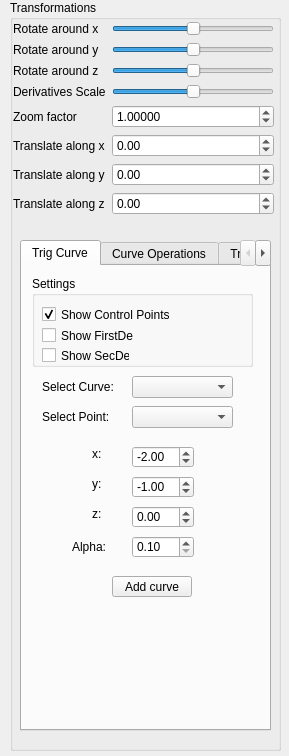
<?xml version="1.0" encoding="UTF-8"?>
<ui version="4.0">
 <class>SideWidget</class>
 <widget class="QWidget" name="SideWidget">
  <property name="geometry">
   <rect>
    <x>0</x>
    <y>0</y>
    <width>289</width>
    <height>756</height>
   </rect>
  </property>
  <property name="sizePolicy">
   <sizepolicy hsizetype="Fixed" vsizetype="Preferred">
    <horstretch>0</horstretch>
    <verstretch>0</verstretch>
   </sizepolicy>
  </property>
  <property name="minimumSize">
   <size>
    <width>269</width>
    <height>0</height>
   </size>
  </property>
  <property name="windowTitle">
   <string>Form</string>
  </property>
  <widget class="QGroupBox" name="groupBox">
   <property name="geometry">
    <rect>
     <x>10</x>
     <y>0</y>
     <width>271</width>
     <height>751</height>
    </rect>
   </property>
   <property name="title">
    <string>Transformations</string>
   </property>
   <widget class="QWidget" name="layoutWidget">
    <property name="geometry">
     <rect>
      <x>3</x>
      <y>21</y>
      <width>261</width>
      <height>212</height>
     </rect>
    </property>
    <layout class="QFormLayout" name="formLayout">
     <item row="0" column="0">
      <widget class="QLabel" name="label">
       <property name="text">
        <string>Rotate around x</string>
       </property>
       <property name="buddy">
        <cstring>rotate_x_slider</cstring>
       </property>
      </widget>
     </item>
     <item row="0" column="1">
      <widget class="QSlider" name="rotate_x_slider">
       <property name="minimum">
        <number>-180</number>
       </property>
       <property name="maximum">
        <number>180</number>
       </property>
       <property name="orientation">
        <enum>Qt::Horizontal</enum>
       </property>
      </widget>
     </item>
     <item row="1" column="0">
      <widget class="QLabel" name="label_2">
       <property name="text">
        <string>Rotate around y</string>
       </property>
       <property name="buddy">
        <cstring>rotate_y_slider</cstring>
       </property>
      </widget>
     </item>
     <item row="1" column="1">
      <widget class="QSlider" name="rotate_y_slider">
       <property name="minimum">
        <number>-180</number>
       </property>
       <property name="maximum">
        <number>180</number>
       </property>
       <property name="orientation">
        <enum>Qt::Horizontal</enum>
       </property>
      </widget>
     </item>
     <item row="2" column="0">
      <widget class="QLabel" name="label_3">
       <property name="text">
        <string>Rotate around z</string>
       </property>
       <property name="buddy">
        <cstring>rotate_z_slider</cstring>
       </property>
      </widget>
     </item>
     <item row="2" column="1">
      <widget class="QSlider" name="rotate_z_slider">
       <property name="minimum">
        <number>-180</number>
       </property>
       <property name="maximum">
        <number>180</number>
       </property>
       <property name="orientation">
        <enum>Qt::Horizontal</enum>
       </property>
      </widget>
     </item>
     <item row="3" column="0">
      <widget class="QLabel" name="label_8">
       <property name="text">
        <string>Derivatives Scale</string>
       </property>
      </widget>
     </item>
     <item row="3" column="1">
      <widget class="QSlider" name="derivatives_scale_slider">
       <property name="maximum">
        <number>200</number>
       </property>
       <property name="singleStep">
        <number>1</number>
       </property>
       <property name="value">
        <number>100</number>
       </property>
       <property name="orientation">
        <enum>Qt::Horizontal</enum>
       </property>
      </widget>
     </item>
     <item row="4" column="0">
      <widget class="QLabel" name="label_4">
       <property name="text">
        <string>Zoom factor</string>
       </property>
       <property name="buddy">
        <cstring>zoom_factor_spin_box</cstring>
       </property>
      </widget>
     </item>
     <item row="4" column="1">
      <widget class="QDoubleSpinBox" name="zoom_factor_spin_box">
       <property name="toolTip">
        <string/>
       </property>
       <property name="decimals">
        <number>5</number>
       </property>
       <property name="minimum">
        <double>0.000100000000000</double>
       </property>
       <property name="maximum">
        <double>10000.000000000000000</double>
       </property>
       <property name="singleStep">
        <double>0.100000000000000</double>
       </property>
       <property name="value">
        <double>1.000000000000000</double>
       </property>
      </widget>
     </item>
     <item row="5" column="0">
      <widget class="QLabel" name="label_5">
       <property name="text">
        <string>Translate along x</string>
       </property>
       <property name="buddy">
        <cstring>trans_x_spin_box</cstring>
       </property>
      </widget>
     </item>
     <item row="5" column="1">
      <widget class="QDoubleSpinBox" name="trans_x_spin_box">
       <property name="minimum">
        <double>-100.000000000000000</double>
       </property>
       <property name="maximum">
        <double>100.000000000000000</double>
       </property>
       <property name="singleStep">
        <double>0.100000000000000</double>
       </property>
      </widget>
     </item>
     <item row="6" column="0">
      <widget class="QLabel" name="label_6">
       <property name="text">
        <string>Translate along y</string>
       </property>
       <property name="buddy">
        <cstring>trans_y_spin_box</cstring>
       </property>
      </widget>
     </item>
     <item row="6" column="1">
      <widget class="QDoubleSpinBox" name="trans_y_spin_box">
       <property name="minimum">
        <double>-100.000000000000000</double>
       </property>
       <property name="maximum">
        <double>100.000000000000000</double>
       </property>
       <property name="singleStep">
        <double>0.100000000000000</double>
       </property>
      </widget>
     </item>
     <item row="7" column="0">
      <widget class="QLabel" name="label_7">
       <property name="text">
        <string>Translate along z</string>
       </property>
       <property name="buddy">
        <cstring>trans_z_spin_box</cstring>
       </property>
      </widget>
     </item>
     <item row="7" column="1">
      <widget class="QDoubleSpinBox" name="trans_z_spin_box">
       <property name="minimum">
        <double>-100.000000000000000</double>
       </property>
       <property name="maximum">
        <double>100.000000000000000</double>
       </property>
       <property name="singleStep">
        <double>0.100000000000000</double>
       </property>
      </widget>
     </item>
    </layout>
   </widget>
   <widget class="QTabWidget" name="tabWidget">
    <property name="geometry">
     <rect>
      <x>10</x>
      <y>240</y>
      <width>251</width>
      <height>491</height>
     </rect>
    </property>
    <property name="currentIndex">
     <number>0</number>
    </property>
    <widget class="QWidget" name="tab_6">
     <attribute name="title">
      <string>Trig Curve</string>
     </attribute>
     <widget class="QComboBox" name="trig_point_cb">
      <property name="geometry">
       <rect>
        <x>110</x>
        <y>140</y>
        <width>101</width>
        <height>22</height>
       </rect>
      </property>
     </widget>
     <widget class="QLabel" name="label_20">
      <property name="geometry">
       <rect>
        <x>20</x>
        <y>140</y>
        <width>71</width>
        <height>21</height>
       </rect>
      </property>
      <property name="text">
       <string>Select Point:</string>
      </property>
     </widget>
     <widget class="QDoubleSpinBox" name="trig_sb_x">
      <property name="geometry">
       <rect>
        <x>110</x>
        <y>180</y>
        <width>62</width>
        <height>22</height>
       </rect>
      </property>
      <property name="minimum">
       <double>-999.000000000000000</double>
      </property>
      <property name="value">
       <double>-2.000000000000000</double>
      </property>
     </widget>
     <widget class="QDoubleSpinBox" name="trig_sb_y">
      <property name="geometry">
       <rect>
        <x>110</x>
        <y>210</y>
        <width>62</width>
        <height>22</height>
       </rect>
      </property>
      <property name="minimum">
       <double>-99999.000000000000000</double>
      </property>
      <property name="value">
       <double>-1.000000000000000</double>
      </property>
     </widget>
     <widget class="QLabel" name="label_21">
      <property name="geometry">
       <rect>
        <x>70</x>
        <y>180</y>
        <width>16</width>
        <height>16</height>
       </rect>
      </property>
      <property name="text">
       <string>x:</string>
      </property>
     </widget>
     <widget class="QLabel" name="label_22">
      <property name="geometry">
       <rect>
        <x>70</x>
        <y>210</y>
        <width>21</width>
        <height>16</height>
       </rect>
      </property>
      <property name="text">
       <string>y:</string>
      </property>
     </widget>
     <widget class="QLabel" name="label_23">
      <property name="geometry">
       <rect>
        <x>70</x>
        <y>240</y>
        <width>21</width>
        <height>16</height>
       </rect>
      </property>
      <property name="text">
       <string>z:</string>
      </property>
     </widget>
     <widget class="QDoubleSpinBox" name="trig_sb_z">
      <property name="geometry">
       <rect>
        <x>110</x>
        <y>240</y>
        <width>62</width>
        <height>22</height>
       </rect>
      </property>
      <property name="minimum">
       <double>-999.000000000000000</double>
      </property>
     </widget>
     <widget class="QLabel" name="label_19">
      <property name="geometry">
       <rect>
        <x>50</x>
        <y>270</y>
        <width>51</width>
        <height>21</height>
       </rect>
      </property>
      <property name="text">
       <string>Alpha:</string>
      </property>
     </widget>
     <widget class="QDoubleSpinBox" name="alpha_sb">
      <property name="geometry">
       <rect>
        <x>110</x>
        <y>270</y>
        <width>62</width>
        <height>22</height>
       </rect>
      </property>
      <property name="minimum">
       <double>0.100000000000000</double>
      </property>
      <property name="maximum">
       <double>3.140000000000000</double>
      </property>
      <property name="singleStep">
       <double>0.010000000000000</double>
      </property>
     </widget>
     <widget class="QGroupBox" name="groupBox_2">
      <property name="geometry">
       <rect>
        <x>10</x>
        <y>10</y>
        <width>221</width>
        <height>91</height>
       </rect>
      </property>
      <property name="title">
       <string>Settings</string>
      </property>
      <widget class="QCheckBox" name="trig_control_points_chb">
       <property name="geometry">
        <rect>
         <x>10</x>
         <y>30</y>
         <width>131</width>
         <height>17</height>
        </rect>
       </property>
       <property name="text">
        <string>Show Control Points</string>
       </property>
       <property name="checked">
        <bool>true</bool>
       </property>
      </widget>
      <widget class="QCheckBox" name="chb_first_der">
       <property name="geometry">
        <rect>
         <x>10</x>
         <y>50</y>
         <width>92</width>
         <height>19</height>
        </rect>
       </property>
       <property name="text">
        <string>Show FirstDer</string>
       </property>
       <property name="checked">
        <bool>false</bool>
       </property>
      </widget>
      <widget class="QCheckBox" name="chb_second_der">
       <property name="geometry">
        <rect>
         <x>10</x>
         <y>70</y>
         <width>88</width>
         <height>19</height>
        </rect>
       </property>
       <property name="text">
        <string>Show SecDer</string>
       </property>
       <property name="checked">
        <bool>false</bool>
       </property>
      </widget>
     </widget>
     <widget class="QLabel" name="label_24">
      <property name="geometry">
       <rect>
        <x>20</x>
        <y>110</y>
        <width>71</width>
        <height>21</height>
       </rect>
      </property>
      <property name="text">
       <string>Select Curve:</string>
      </property>
     </widget>
     <widget class="QComboBox" name="trig_arc_sb">
      <property name="geometry">
       <rect>
        <x>110</x>
        <y>110</y>
        <width>101</width>
        <height>22</height>
       </rect>
      </property>
     </widget>
     <widget class="QPushButton" name="add_curve_button">
      <property name="geometry">
       <rect>
        <x>90</x>
        <y>310</y>
        <width>80</width>
        <height>21</height>
       </rect>
      </property>
      <property name="text">
       <string>Add curve</string>
      </property>
     </widget>
    </widget>
    <widget class="QWidget" name="tab_2">
     <attribute name="title">
      <string>Curve Operations</string>
     </attribute>
     <widget class="QComboBox" name="operations_curve1">
      <property name="geometry">
       <rect>
        <x>131</x>
        <y>20</y>
        <width>81</width>
        <height>22</height>
       </rect>
      </property>
     </widget>
     <widget class="QComboBox" name="operations_curve1_point">
      <property name="geometry">
       <rect>
        <x>131</x>
        <y>50</y>
        <width>81</width>
        <height>22</height>
       </rect>
      </property>
     </widget>
     <widget class="QComboBox" name="operations_curve2">
      <property name="geometry">
       <rect>
        <x>131</x>
        <y>80</y>
        <width>81</width>
        <height>22</height>
       </rect>
      </property>
     </widget>
     <widget class="QComboBox" name="operations_curve2_point">
      <property name="geometry">
       <rect>
        <x>131</x>
        <y>110</y>
        <width>81</width>
        <height>22</height>
       </rect>
      </property>
     </widget>
     <widget class="QPushButton" name="extend_curve_button">
      <property name="geometry">
       <rect>
        <x>10</x>
        <y>160</y>
        <width>61</width>
        <height>21</height>
       </rect>
      </property>
      <property name="text">
       <string>Extend</string>
      </property>
     </widget>
     <widget class="QPushButton" name="join_curve_button">
      <property name="geometry">
       <rect>
        <x>80</x>
        <y>160</y>
        <width>80</width>
        <height>21</height>
       </rect>
      </property>
      <property name="text">
       <string>Join</string>
      </property>
     </widget>
     <widget class="QPushButton" name="merge_curve_button">
      <property name="geometry">
       <rect>
        <x>170</x>
        <y>160</y>
        <width>61</width>
        <height>21</height>
       </rect>
      </property>
      <property name="text">
       <string>Merge</string>
      </property>
     </widget>
     <widget class="QLabel" name="label_9">
      <property name="geometry">
       <rect>
        <x>20</x>
        <y>20</y>
        <width>71</width>
        <height>21</height>
       </rect>
      </property>
      <property name="text">
       <string>First curve:</string>
      </property>
     </widget>
     <widget class="QLabel" name="label_10">
      <property name="geometry">
       <rect>
        <x>20</x>
        <y>50</y>
        <width>91</width>
        <height>21</height>
       </rect>
      </property>
      <property name="text">
       <string>First curve point:</string>
      </property>
     </widget>
     <widget class="QLabel" name="label_11">
      <property name="geometry">
       <rect>
        <x>20</x>
        <y>80</y>
        <width>81</width>
        <height>21</height>
       </rect>
      </property>
      <property name="text">
       <string>Second curve:</string>
      </property>
     </widget>
     <widget class="QLabel" name="label_12">
      <property name="geometry">
       <rect>
        <x>20</x>
        <y>110</y>
        <width>101</width>
        <height>21</height>
       </rect>
      </property>
      <property name="text">
       <string>Second curve point:</string>
      </property>
     </widget>
    </widget>
    <widget class="QWidget" name="tab_7">
     <attribute name="title">
      <string>Trig Patch</string>
     </attribute>
     <widget class="QLabel" name="label_25">
      <property name="geometry">
       <rect>
        <x>10</x>
        <y>20</y>
        <width>41</width>
        <height>21</height>
       </rect>
      </property>
      <property name="text">
       <string>Alpha u</string>
      </property>
     </widget>
     <widget class="QLabel" name="label_26">
      <property name="geometry">
       <rect>
        <x>130</x>
        <y>20</y>
        <width>51</width>
        <height>21</height>
       </rect>
      </property>
      <property name="text">
       <string>Alpha v</string>
      </property>
     </widget>
     <widget class="QDoubleSpinBox" name="patch_a_u">
      <property name="geometry">
       <rect>
        <x>60</x>
        <y>20</y>
        <width>62</width>
        <height>22</height>
       </rect>
      </property>
      <property name="maximum">
       <double>3.140000000000000</double>
      </property>
      <property name="singleStep">
       <double>0.050000000000000</double>
      </property>
     </widget>
     <widget class="QDoubleSpinBox" name="patch_a_v">
      <property name="geometry">
       <rect>
        <x>170</x>
        <y>20</y>
        <width>62</width>
        <height>22</height>
       </rect>
      </property>
      <property name="maximum">
       <double>3.140000000000000</double>
      </property>
      <property name="singleStep">
       <double>0.050000000000000</double>
      </property>
     </widget>
     <widget class="QLabel" name="label_27">
      <property name="geometry">
       <rect>
        <x>10</x>
        <y>70</y>
        <width>71</width>
        <height>41</height>
       </rect>
      </property>
      <property name="text">
       <string>Row</string>
      </property>
     </widget>
     <widget class="QLabel" name="label_28">
      <property name="geometry">
       <rect>
        <x>10</x>
        <y>113</y>
        <width>51</width>
        <height>20</height>
       </rect>
      </property>
      <property name="text">
       <string>Col</string>
      </property>
     </widget>
     <widget class="QComboBox" name="patch_row_cb">
      <property name="geometry">
       <rect>
        <x>60</x>
        <y>80</y>
        <width>61</width>
        <height>22</height>
       </rect>
      </property>
     </widget>
     <widget class="QComboBox" name="patch_col_cb">
      <property name="geometry">
       <rect>
        <x>60</x>
        <y>110</y>
        <width>61</width>
        <height>22</height>
       </rect>
      </property>
     </widget>
     <widget class="QLabel" name="label_29">
      <property name="geometry">
       <rect>
        <x>150</x>
        <y>50</y>
        <width>41</width>
        <height>20</height>
       </rect>
      </property>
      <property name="text">
       <string>x:</string>
      </property>
     </widget>
     <widget class="QLabel" name="label_30">
      <property name="geometry">
       <rect>
        <x>150</x>
        <y>80</y>
        <width>31</width>
        <height>21</height>
       </rect>
      </property>
      <property name="text">
       <string>y:</string>
      </property>
     </widget>
     <widget class="QLabel" name="label_31">
      <property name="geometry">
       <rect>
        <x>150</x>
        <y>110</y>
        <width>41</width>
        <height>21</height>
       </rect>
      </property>
      <property name="text">
       <string>z:</string>
      </property>
     </widget>
     <widget class="QDoubleSpinBox" name="patch_x_sb">
      <property name="geometry">
       <rect>
        <x>170</x>
        <y>50</y>
        <width>61</width>
        <height>22</height>
       </rect>
      </property>
      <property name="minimum">
       <double>-99.000000000000000</double>
      </property>
     </widget>
     <widget class="QDoubleSpinBox" name="patch_y_sb">
      <property name="geometry">
       <rect>
        <x>170</x>
        <y>80</y>
        <width>61</width>
        <height>22</height>
       </rect>
      </property>
      <property name="minimum">
       <double>-99.000000000000000</double>
      </property>
     </widget>
     <widget class="QDoubleSpinBox" name="patch_z_sb">
      <property name="geometry">
       <rect>
        <x>170</x>
        <y>110</y>
        <width>61</width>
        <height>22</height>
       </rect>
      </property>
      <property name="minimum">
       <double>-99.000000000000000</double>
      </property>
     </widget>
     <widget class="QCheckBox" name="patch_uip_chb">
      <property name="geometry">
       <rect>
        <x>20</x>
        <y>160</y>
        <width>70</width>
        <height>17</height>
       </rect>
      </property>
      <property name="text">
       <string>UIP</string>
      </property>
     </widget>
     <widget class="QCheckBox" name="patch_vip_chb">
      <property name="geometry">
       <rect>
        <x>100</x>
        <y>160</y>
        <width>70</width>
        <height>17</height>
       </rect>
      </property>
      <property name="text">
       <string>VIP</string>
      </property>
     </widget>
     <widget class="QCheckBox" name="trig_control_net_chb">
      <property name="geometry">
       <rect>
        <x>180</x>
        <y>160</y>
        <width>70</width>
        <height>17</height>
       </rect>
      </property>
      <property name="text">
       <string>Net</string>
      </property>
      <property name="checked">
       <bool>true</bool>
      </property>
     </widget>
     <widget class="QComboBox" name="selected_patch_cb">
      <property name="geometry">
       <rect>
        <x>60</x>
        <y>50</y>
        <width>61</width>
        <height>22</height>
       </rect>
      </property>
     </widget>
     <widget class="QLabel" name="label_32">
      <property name="geometry">
       <rect>
        <x>10</x>
        <y>50</y>
        <width>41</width>
        <height>21</height>
       </rect>
      </property>
      <property name="text">
       <string>Patch</string>
      </property>
     </widget>
     <widget class="QPushButton" name="patch_add">
      <property name="geometry">
       <rect>
        <x>80</x>
        <y>200</y>
        <width>75</width>
        <height>23</height>
       </rect>
      </property>
      <property name="text">
       <string>Add Patch</string>
      </property>
     </widget>
     <widget class="QLabel" name="label_33">
      <property name="geometry">
       <rect>
        <x>10</x>
        <y>230</y>
        <width>61</width>
        <height>21</height>
       </rect>
      </property>
      <property name="text">
       <string>TranslateX:</string>
      </property>
     </widget>
     <widget class="QLabel" name="label_34">
      <property name="geometry">
       <rect>
        <x>10</x>
        <y>260</y>
        <width>61</width>
        <height>21</height>
       </rect>
      </property>
      <property name="text">
       <string>TranslateY:</string>
      </property>
     </widget>
     <widget class="QDoubleSpinBox" name="patch_translate_x">
      <property name="geometry">
       <rect>
        <x>90</x>
        <y>230</y>
        <width>62</width>
        <height>22</height>
       </rect>
      </property>
      <property name="minimum">
       <double>-99.000000000000000</double>
      </property>
     </widget>
     <widget class="QDoubleSpinBox" name="patch_translate_y">
      <property name="geometry">
       <rect>
        <x>90</x>
        <y>260</y>
        <width>62</width>
        <height>22</height>
       </rect>
      </property>
      <property name="minimum">
       <double>-99.000000000000000</double>
      </property>
     </widget>
     <widget class="QDoubleSpinBox" name="patch_translate_z">
      <property name="geometry">
       <rect>
        <x>90</x>
        <y>290</y>
        <width>62</width>
        <height>22</height>
       </rect>
      </property>
      <property name="minimum">
       <double>-99.000000000000000</double>
      </property>
     </widget>
     <widget class="QLabel" name="label_39">
      <property name="geometry">
       <rect>
        <x>10</x>
        <y>290</y>
        <width>61</width>
        <height>21</height>
       </rect>
      </property>
      <property name="text">
       <string>TranslateZ:</string>
      </property>
     </widget>
     <widget class="Line" name="line">
      <property name="geometry">
       <rect>
        <x>10</x>
        <y>130</y>
        <width>221</width>
        <height>20</height>
       </rect>
      </property>
      <property name="orientation">
       <enum>Qt::Horizontal</enum>
      </property>
     </widget>
     <widget class="Line" name="line_2">
      <property name="geometry">
       <rect>
        <x>10</x>
        <y>180</y>
        <width>221</width>
        <height>16</height>
       </rect>
      </property>
      <property name="orientation">
       <enum>Qt::Horizontal</enum>
      </property>
     </widget>
     <widget class="QComboBox" name="selected_shader">
      <property name="geometry">
       <rect>
        <x>90</x>
        <y>340</y>
        <width>61</width>
        <height>22</height>
       </rect>
      </property>
     </widget>
     <widget class="QLabel" name="label_40">
      <property name="geometry">
       <rect>
        <x>10</x>
        <y>340</y>
        <width>71</width>
        <height>21</height>
       </rect>
      </property>
      <property name="text">
       <string>Select Shader</string>
      </property>
     </widget>
     <widget class="QDoubleSpinBox" name="scaling_sb">
      <property name="geometry">
       <rect>
        <x>90</x>
        <y>370</y>
        <width>62</width>
        <height>22</height>
       </rect>
      </property>
      <property name="minimum">
       <double>-99.000000000000000</double>
      </property>
      <property name="value">
       <double>30.000000000000000</double>
      </property>
     </widget>
     <widget class="QDoubleSpinBox" name="smoothing_sb">
      <property name="geometry">
       <rect>
        <x>90</x>
        <y>400</y>
        <width>62</width>
        <height>22</height>
       </rect>
      </property>
      <property name="minimum">
       <double>-99.000000000000000</double>
      </property>
      <property name="value">
       <double>1.000000000000000</double>
      </property>
     </widget>
     <widget class="QDoubleSpinBox" name="shading_sb">
      <property name="geometry">
       <rect>
        <x>90</x>
        <y>430</y>
        <width>62</width>
        <height>22</height>
       </rect>
      </property>
      <property name="minimum">
       <double>-99.000000000000000</double>
      </property>
      <property name="value">
       <double>1.000000000000000</double>
      </property>
     </widget>
     <widget class="QLabel" name="label_41">
      <property name="geometry">
       <rect>
        <x>10</x>
        <y>370</y>
        <width>71</width>
        <height>21</height>
       </rect>
      </property>
      <property name="text">
       <string>Scaling</string>
      </property>
     </widget>
     <widget class="QLabel" name="label_42">
      <property name="geometry">
       <rect>
        <x>10</x>
        <y>400</y>
        <width>71</width>
        <height>21</height>
       </rect>
      </property>
      <property name="text">
       <string>Smoothing</string>
      </property>
     </widget>
     <widget class="QLabel" name="label_43">
      <property name="geometry">
       <rect>
        <x>10</x>
        <y>430</y>
        <width>71</width>
        <height>21</height>
       </rect>
      </property>
      <property name="text">
       <string>Shading</string>
      </property>
     </widget>
    </widget>
    <widget class="QWidget" name="tab">
     <attribute name="title">
      <string>Patch Func</string>
     </attribute>
     <widget class="QPushButton" name="patch_join_b">
      <property name="geometry">
       <rect>
        <x>10</x>
        <y>170</y>
        <width>101</width>
        <height>23</height>
       </rect>
      </property>
      <property name="text">
       <string>Join</string>
      </property>
     </widget>
     <widget class="QComboBox" name="patch_extend_cb">
      <property name="geometry">
       <rect>
        <x>80</x>
        <y>230</y>
        <width>69</width>
        <height>22</height>
       </rect>
      </property>
     </widget>
     <widget class="QComboBox" name="patch_func_2">
      <property name="geometry">
       <rect>
        <x>140</x>
        <y>90</y>
        <width>69</width>
        <height>22</height>
       </rect>
      </property>
     </widget>
     <widget class="QComboBox" name="patch_func_1">
      <property name="geometry">
       <rect>
        <x>140</x>
        <y>30</y>
        <width>69</width>
        <height>22</height>
       </rect>
      </property>
     </widget>
     <widget class="QLabel" name="label_35">
      <property name="geometry">
       <rect>
        <x>20</x>
        <y>30</y>
        <width>81</width>
        <height>21</height>
       </rect>
      </property>
      <property name="text">
       <string>Ruby patch:</string>
      </property>
     </widget>
     <widget class="QLabel" name="label_36">
      <property name="geometry">
       <rect>
        <x>20</x>
        <y>90</y>
        <width>81</width>
        <height>21</height>
       </rect>
      </property>
      <property name="text">
       <string>Gold patch:</string>
      </property>
     </widget>
     <widget class="QPushButton" name="patch_extend_b">
      <property name="geometry">
       <rect>
        <x>10</x>
        <y>200</y>
        <width>211</width>
        <height>23</height>
       </rect>
      </property>
      <property name="text">
       <string>Extend the ruby patch on this side</string>
      </property>
     </widget>
     <widget class="QLabel" name="label_37">
      <property name="geometry">
       <rect>
        <x>20</x>
        <y>60</y>
        <width>81</width>
        <height>21</height>
       </rect>
      </property>
      <property name="text">
       <string>Side1:</string>
      </property>
     </widget>
     <widget class="QLabel" name="label_38">
      <property name="geometry">
       <rect>
        <x>20</x>
        <y>120</y>
        <width>81</width>
        <height>21</height>
       </rect>
      </property>
      <property name="text">
       <string>Side2:</string>
      </property>
     </widget>
     <widget class="QComboBox" name="patch_side_1">
      <property name="geometry">
       <rect>
        <x>140</x>
        <y>60</y>
        <width>69</width>
        <height>22</height>
       </rect>
      </property>
     </widget>
     <widget class="QComboBox" name="patch_side_2">
      <property name="geometry">
       <rect>
        <x>140</x>
        <y>120</y>
        <width>69</width>
        <height>22</height>
       </rect>
      </property>
     </widget>
     <widget class="QPushButton" name="patch_merge_b">
      <property name="geometry">
       <rect>
        <x>120</x>
        <y>170</y>
        <width>101</width>
        <height>23</height>
       </rect>
      </property>
      <property name="text">
       <string>Merge</string>
      </property>
     </widget>
     <widget class="Line" name="line_3">
      <property name="geometry">
       <rect>
        <x>10</x>
        <y>150</y>
        <width>211</width>
        <height>20</height>
       </rect>
      </property>
      <property name="orientation">
       <enum>Qt::Horizontal</enum>
      </property>
     </widget>
    </widget>
   </widget>
  </widget>
 </widget>
 <resources/>
 <connections/>
</ui>
